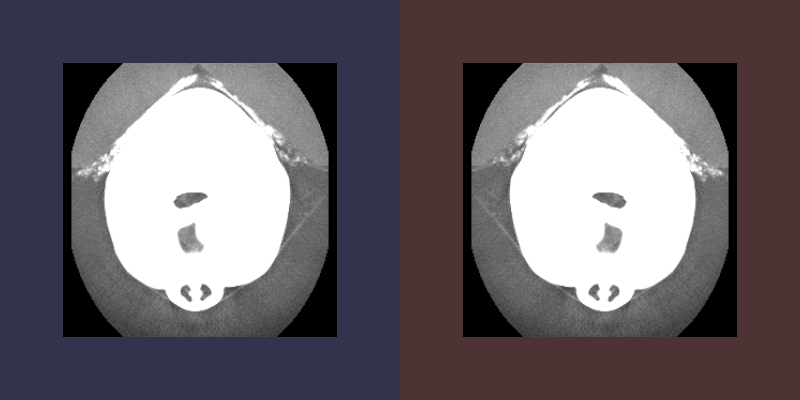

The script that drew this image:
#!/usr/bin/env python

# Mirror a 3D medical volume (FullHead.mhd) along the X axis using
# vtkImageFlip and display the original and flipped slices side by side.

import os
from pathlib import Path

# Factory overrides: importing these modules registers the OpenGL rendering
# and interaction style implementations for vtkRenderingCore factory classes.
import vtkmodules.vtkInteractionStyle  # noqa: F401
import vtkmodules.vtkRenderingOpenGL2  # noqa: F401
# VTK pipeline classes used in this example
from vtkmodules.vtkIOImage import vtkMetaImageReader
from vtkmodules.vtkImagingCore import (
    vtkImageCast,
    vtkImageFlip,
)
from vtkmodules.vtkRenderingCore import (
    vtkImageActor,
    vtkRenderWindow,
    vtkRenderWindowInteractor,
    vtkRenderer,
)

# Colors (normalized RGB)
left_background_rgb = (0.2, 0.2, 0.3)
right_background_rgb = (0.3, 0.2, 0.2)

# Data directory: defaults to the folder containing this script
data_dir = Path(os.environ.get("VPE_DATA_DIR", Path(__file__).parent))

# Reader: load the 3D medical volume
reader = vtkMetaImageReader()
reader.SetFileName(str(data_dir / "FullHead.mhd"))
reader.Update()

# Extract the middle axial slice from the original volume
extent = reader.GetOutput().GetExtent()
mid_z = (extent[4] + extent[5]) // 2

# Cast: convert original to unsigned char for display
cast_original = vtkImageCast()
cast_original.SetInputConnection(reader.GetOutputPort())
cast_original.SetOutputScalarTypeToUnsignedChar()
cast_original.ClampOverflowOn()

# Filter: flip the volume along the X axis (left-right mirror)
flip = vtkImageFlip()
flip.SetInputConnection(reader.GetOutputPort())
flip.SetFilteredAxis(0)

# Cast: convert flipped to unsigned char for display
cast_flipped = vtkImageCast()
cast_flipped.SetInputConnection(flip.GetOutputPort())
cast_flipped.SetOutputScalarTypeToUnsignedChar()
cast_flipped.ClampOverflowOn()

# Actor: display the original slice
original_actor = vtkImageActor()
original_actor.GetMapper().SetInputConnection(cast_original.GetOutputPort())
original_actor.SetDisplayExtent(extent[0], extent[1], extent[2], extent[3], mid_z, mid_z)

# Actor: display the flipped slice
flipped_actor = vtkImageActor()
flipped_actor.GetMapper().SetInputConnection(cast_flipped.GetOutputPort())
flipped_actor.SetDisplayExtent(extent[0], extent[1], extent[2], extent[3], mid_z, mid_z)

# Renderer 1: left viewport — original
renderer_0 = vtkRenderer()
renderer_0.AddActor(original_actor)
renderer_0.SetViewport(0.0, 0.0, 0.5, 1.0)
renderer_0.SetBackground(left_background_rgb)
renderer_0.ResetCamera()

# Renderer 2: right viewport — flipped
renderer_1 = vtkRenderer()
renderer_1.AddActor(flipped_actor)
renderer_1.SetViewport(0.5, 0.0, 1.0, 1.0)
renderer_1.SetBackground(right_background_rgb)
renderer_1.ResetCamera()

# Window: display the rendered scene
render_window = vtkRenderWindow()
render_window.AddRenderer(renderer_0)
render_window.AddRenderer(renderer_1)
render_window.SetWindowName("flip")
render_window.SetMultiSamples(0)
render_window.SetSize(800, 400)

# Interactor: handle mouse and keyboard events
render_window_interactor = vtkRenderWindowInteractor()
render_window_interactor.SetRenderWindow(render_window)

# Launch the interactive visualization
render_window_interactor.Initialize()
render_window_interactor.Start()
